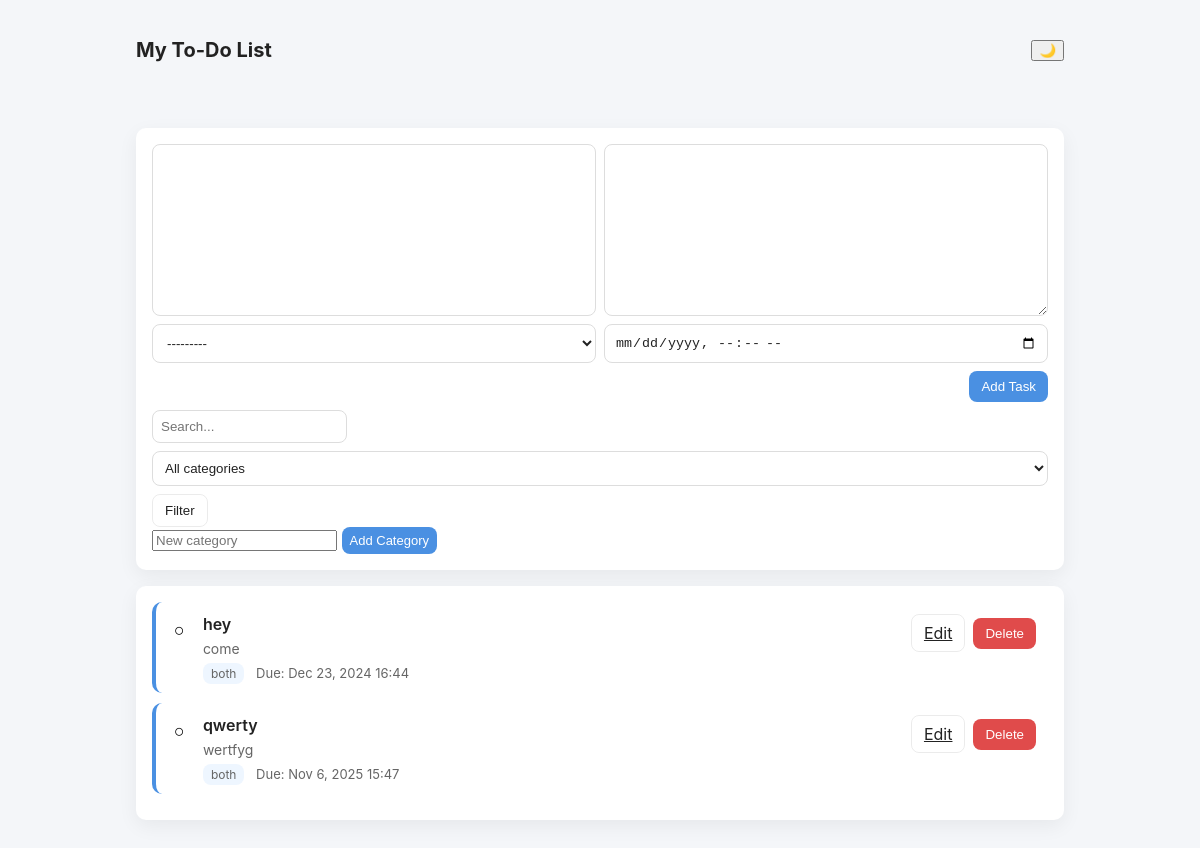
Before: / with the older database file.
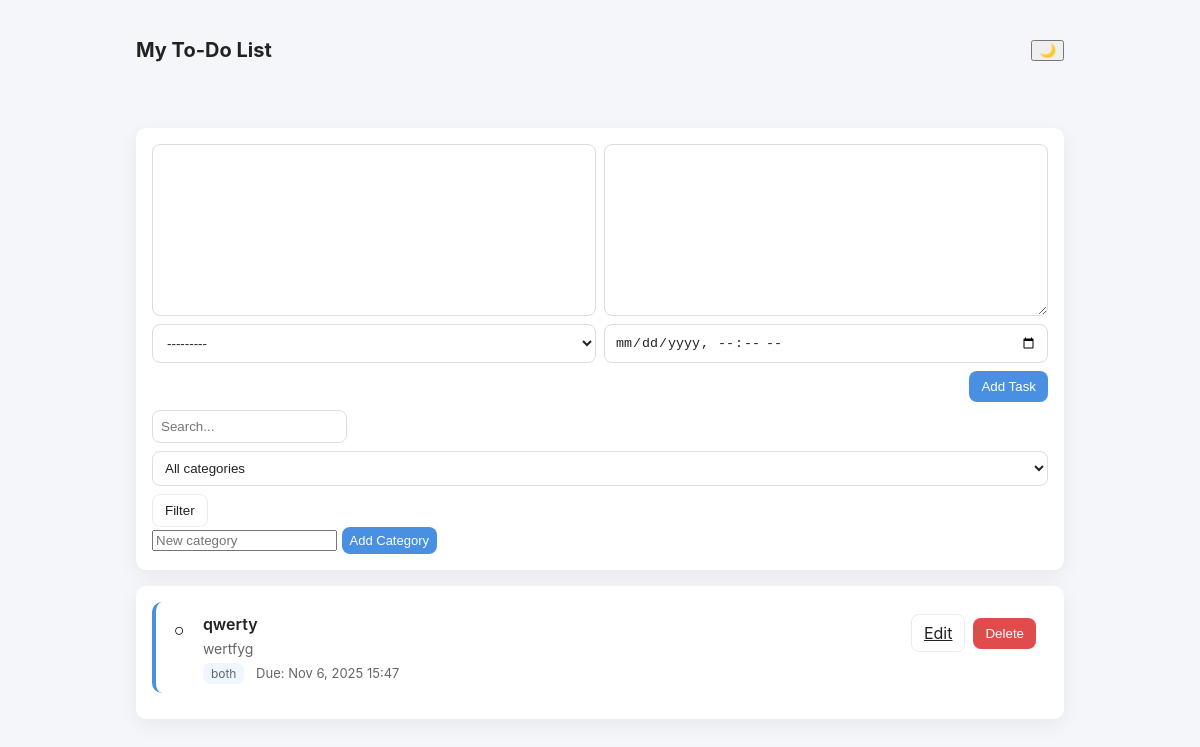
After: the same page with the newer database file.
### todo/models.py (models this page shows, shortened)
class Task(models.Model):
    title = models.CharField(max_length=255)
    description = models.TextField(blank=True)
    category = models.ForeignKey(Category, null=True, blank=True, on_delete=models.SET_NULL, related_name='tasks')
    completed = models.BooleanField(default=False)
    due_date = models.DateTimeField(null=True, blank=True)
    created_at = models.DateTimeField(auto_now_add=True)
    updated_at = models.DateTimeField(auto_now=True)
    class Meta:
        ordering = ['completed', 'due_date', '-created_at']

class Category(models.Model):
    name = models.CharField(max_length=50, unique=True)
    class Meta:
        ordering = ['name']
    def __str__(self):
        return self.name

### todo/views.py (the view)
# urls.py: path('', views.index, name='home'),
def index(request):
    q = request.GET.get('q', '')
    category = request.GET.get('category', '')
    tasks = Task.objects.all()
    if q:
        tasks = tasks.filter(title__icontains=q)
    if category:
        tasks = tasks.filter(category__id=category)
    categories = Category.objects.all().order_by('name')
    if request.method == "POST":
        form = TaskForm(request.POST)
        if form.is_valid():
            form.save()
            return redirect('home')
    else:
        form = TaskForm()
    context = {
        'tasks': tasks,
        'form': form,
        'categories': categories,
        'q': q,
        'current_category': category,
    }
    return render(request, 'index.html', context)

### todo/forms.py
class TaskForm(forms.ModelForm):
    due_date = forms.DateTimeField(
        required=False,
        widget=forms.DateTimeInput(attrs={'type': 'datetime-local'}),
        input_formats=['%Y-%m-%dT%H:%M']
    )
    class Meta:
        model = Task
        fields = ['title', 'description', 'category', 'due_date']

### todo/templates/index.html (shortened to what this page needs)
{% load static %}
<!DOCTYPE html>
<html lang="en">
<head>
  <link rel="stylesheet" href="{% static 'styles.css' %}">
</head>
<body>
  <header class="topbar">
    <div class="container">
      <h1>My To-Do List</h1>
      <div class="controls">
        <button id="theme-toggle" aria-label="toggle theme">🌙</button>
      </div>
    </div>
  </header>
  <main class="container">
    <section class="add-section card">
      <form method="POST" class="add-form">
        {{ form.title }}
        {{ form.description }}
        {{ form.category }}
        {{ form.due_date }}
        <button type="submit" class="btn">Add Task</button>
      </form>
      <form method="GET" class="filter-form">
        <input name="q" placeholder="Search..." value="{{ q }}">
        <select name="category">
          <option value="">All categories</option>
        </select>
        <button class="btn ghost">Filter</button>
      </form>
      <form method="POST" action="{% url 'add_category' %}" class="inline">
        <input name="name" placeholder="New category">
        <button class="btn small">Add Category</button>
      </form>
    </section>
    <section class="tasks card">
      <ul class="task-list">
        {% for task in tasks %}
          <li class="task-item {% if task.completed %}done{% endif %}">
            <div class="left">
              <form method="POST" action="{% url 'toggle' task.id %}">
                <button class="checkbox" title="toggle complete" aria-label="toggle complete">
                  {% if task.completed %}✔{% else %}○{% endif %}
                </button>
              </form>
              <div class="meta">
                <div class="title">{{ task.title }}</div>
                {% if task.description %}
                  <div class="description">{{ task.description|linebreaksbr }}</div>
                {% endif %}
                <div class="small">
                  {% if task.category %}<span class="chip">{{ task.category.name }}</span>{% endif %}
                  {% if task.due_date %}<span>Due: {{ task.due_date|date:"M j, Y H:i" }}</span>{% endif %}
                </div>
              </div>
            </div>
            <div class="actions">
              <a class="btn ghost" href="{% url 'edit' task.id %}">Edit</a>
              <form method="POST" action="{% url 'delete' task.id %}" style="display:inline;">
                <button class="btn danger" title="Delete">Delete</button>
              </form>
            </div>
          </li>
        {% empty %}
          <p class="empty">No tasks yet — add your first task above!</p>
        {% endfor %}
      </ul>
    </section>
  </main>
</body>
</html>

### todo/static/styles.css (style rules this page uses)
:root { --bg: #f4f6f9; --card: #ffffff; --text: #222; --muted: #666; --primary: #4a90e2; --danger: #e04b4b; --chip: #eef6ff; }
* { box-sizing:border-box }
body { font-family: Inter, system-ui, -apple-system, "Segoe UI", Roboto, "Helvetica Neue", Arial; background: var(--bg); color: var(--text); margin:0; padding:0 16px 40px; -webkit-font-smoothing:antialiased; }
.container { max-width:960px;margin:28px auto;padding:0 16px; }
.topbar { background:transparent;padding:10px 0 }
.topbar .container { display:flex;align-items:center;justify-content:space-between }
.topbar h1 { margin:0;font-size:20px }
.card { background:var(--card);padding:16px;border-radius:10px;box-shadow:0 6px 20px rgba(2,6,23,0.06);margin-bottom:16px }
.add-section .add-form { display:grid;grid-template-columns:1fr;gap:8px }
.add-section input[type="text"], .add-section input[type="datetime-local"], .add-section textarea, .add-section select { width:100%;padding:10px;border-radius:8px;border:1px solid #ddd;background:transparent;color:var(--text); }
.add-section textarea { min-height:70px;resize:vertical }
.btn { background:var(--primary);color:#fff;padding:8px 12px;border-radius:8px;border:none;cursor:pointer }
.btn.ghost { background:transparent;border:1px solid rgba(0,0,0,0.08);color:var(--text) }
.btn.small { padding:6px 8px;font-size:13px }
.btn.danger { background:var(--danger) }
.filter-form { display:flex;gap:8px;margin-top:8px;flex-wrap:wrap }
.filter-form input, .filter-form select { padding:8px;border-radius:8px;border:1px solid #ddd }
.tasks .task-list { list-style:none;padding:0;margin:0 }
.task-item { display:flex;justify-content:space-between;align-items:flex-start;padding:12px;border-radius:10px;margin-bottom:10px;background:#fff;border-left:4px solid var(--primary) }
.task-item .left { display:flex;gap:12px;align-items:flex-start }
.checkbox { background:transparent;border:none;font-size:18px;cursor:pointer;padding:6px }
.meta { min-width:0 }
.meta .title { font-weight:600 }
.meta .description { color:var(--muted);font-size:14px;margin-top:6px }
.meta .small { font-size:13px;color:var(--muted);margin-top:8px }
.chip { background:var(--chip);padding:3px 8px;border-radius:8px;margin-right:8px;font-size:12px }
.actions { display:flex;gap:8px;align-items:center }
@media (min-width:700px) { .add-section .add-form { grid-template-columns:1fr 1fr } }
@media (min-width:700px) { .add-section .add-form .btn { grid-column:2/3;justify-self:end } }

Changed rows visible on the page:
removed Task: title "hey", description "come", category.name "both", due_date "Dec 23, 2024 16:44"
